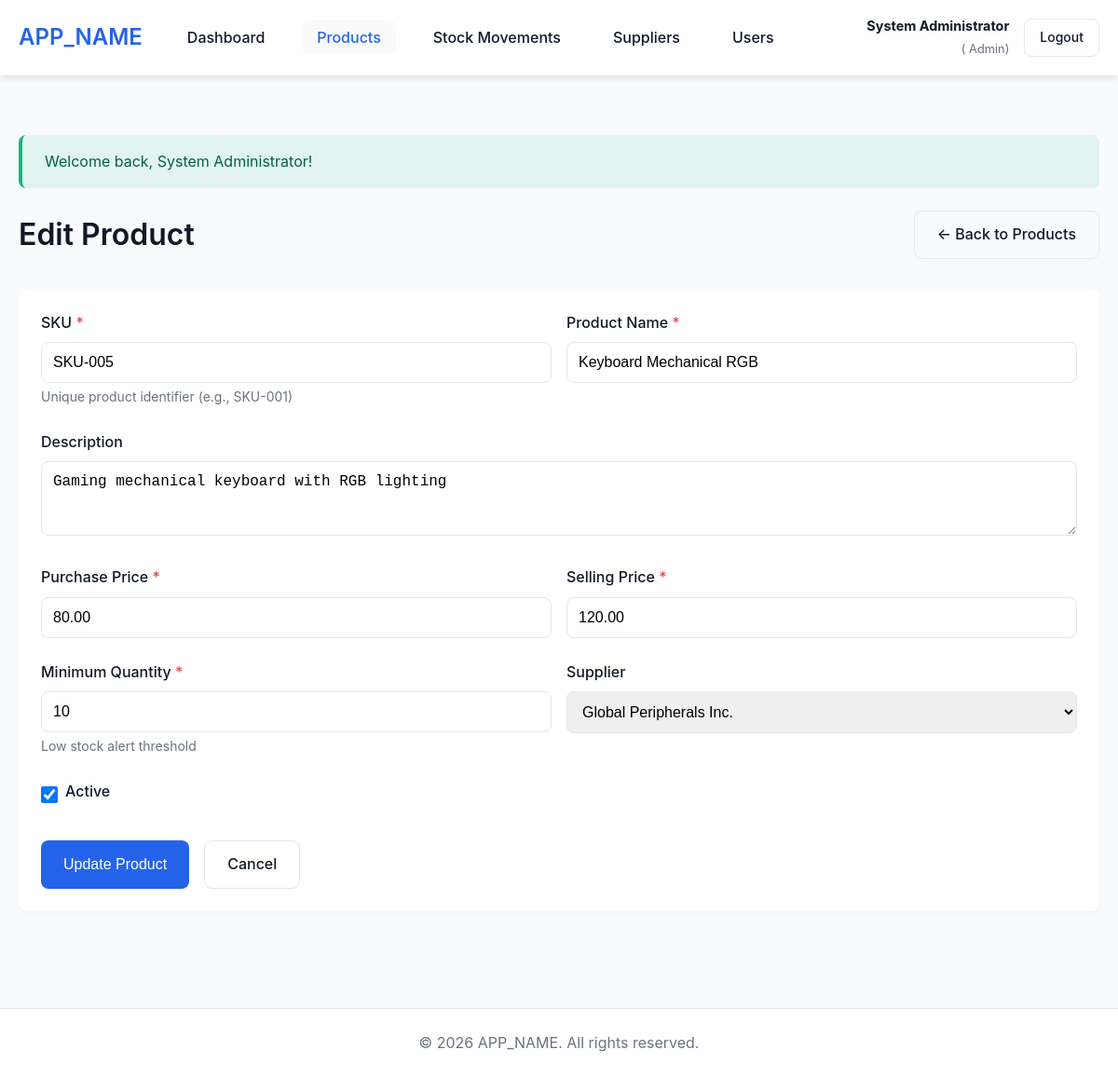
The page /index.php?page=products&action=edit&id=5 (signed in) on the database its author committed.
### tables this page shows
CREATE TABLE `products` (
  `id` int(10) UNSIGNED NOT NULL,
  `sku` varchar(50) NOT NULL,
  `name` varchar(200) NOT NULL,
  `description` text DEFAULT NULL,
  `purchase_price` decimal(10,2) NOT NULL DEFAULT 0.00,
  `selling_price` decimal(10,2) NOT NULL DEFAULT 0.00,
  `quantity` int(11) NOT NULL DEFAULT 0,
  `minimum_quantity` int(11) NOT NULL DEFAULT 10,
  `is_active` tinyint(1) NOT NULL DEFAULT 1,
  `supplier_id` int(10) UNSIGNED DEFAULT NULL,
  `created_by` int(10) UNSIGNED DEFAULT NULL,
  `created_at` timestamp NOT NULL DEFAULT current_timestamp(),
  `updated_at` timestamp NOT NULL DEFAULT current_timestamp() ON UPDATE current_timestamp()
);

CREATE TABLE `suppliers` (
  `id` int(10) UNSIGNED NOT NULL,
  `name` varchar(100) NOT NULL,
  `contact_name` varchar(100) DEFAULT NULL,
  `email` varchar(100) DEFAULT NULL,
  `phone` varchar(20) DEFAULT NULL,
  `address` text DEFAULT NULL,
  `is_active` tinyint(1) NOT NULL DEFAULT 1,
  `created_at` timestamp NOT NULL DEFAULT current_timestamp(),
  `updated_at` timestamp NOT NULL DEFAULT current_timestamp() ON UPDATE current_timestamp()
);

### controllers/ProductController.php (called while the page is built, shortened)
<?php
require_once __DIR__ . '/../models/Product.php';
require_once __DIR__ . '/../models/Supplier.php';
class ProductController
{
    private $productModel;
    private $supplierModel;
    public function __construct()
    {
        $this->productModel = new Product();
        $this->supplierModel = new Supplier();
    }
    public function edit()
    {
        $id = isset($_GET['id']) ? (int) $_GET['id'] : 0;
        $product = $this->productModel->getById($id);
        $suppliers = $this->supplierModel->getAllForDropdown();
        require_once __DIR__ . '/../views/products/form.php';
    }
}

### config/Database.php (called while the page is built, shortened)
<?php
class Database
{
    private static $instance = null;
    private $connection;
    private function __construct()
    {
        try {
            $dsn = "mysql:host=" . DB_HOST . ";dbname=" . DB_NAME . ";charset=" . DB_CHARSET;
            $options = [
                PDO::ATTR_ERRMODE => PDO::ERRMODE_EXCEPTION,
                PDO::ATTR_DEFAULT_FETCH_MODE => PDO::FETCH_ASSOC,
                PDO::ATTR_EMULATE_PREPARES => false,
                PDO::MYSQL_ATTR_INIT_COMMAND => "SET NAMES " . DB_CHARSET
            ];
            $this->connection = new PDO($dsn, DB_USER, DB_PASS, $options);
        } catch (PDOException $e) {
            error_log("Database Connection Error: " . $e->getMessage());
            die("Database connection failed. Please check your configuration.");
        }
    }
    public static function getInstance()
    {
        if (self::$instance === null) {
            self::$instance = new self();
        }
        return self::$instance;
    }
    public function getConnection()
    {
        return $this->connection;
    }
}

### models/Product.php (called while the page is built, shortened)
<?php
require_once __DIR__ . '/../config/Database.php';
class Product
{
    private $db;
    public function __construct()
    {
        $this->db = Database::getInstance()->getConnection();
    }
    public function getById($id)
    {
        $sql = "SELECT p.*, u.full_name as created_by_name, s.name as supplier_name
                FROM products p
                LEFT JOIN users u ON p.created_by = u.id
                LEFT JOIN suppliers s ON p.supplier_id = s.id
                WHERE p.id = :id";
        $stmt = $this->db->prepare($sql);
        $stmt->execute(['id' => $id]);
        return $stmt->fetch();
    }
}

### models/Supplier.php (called while the page is built, shortened)
<?php
require_once __DIR__ . '/../config/Database.php';
class Supplier
{
    private $db;
    public function __construct()
    {
        $this->db = Database::getInstance()->getConnection();
    }
    public function getAllForDropdown()
    {
        $sql = "SELECT id, name FROM suppliers WHERE is_active = 1 ORDER BY name ASC";
        $stmt = $this->db->query($sql);
        return $stmt->fetchAll();
    }
}

### views/products/form.php (the view, shortened to what this page needs)
<?php
$pageTitle = isset($product) && $product ? 'Edit Product' : 'Add Product';
require_once __DIR__ . '/../../includes/header.php';
?>
<div class="container">
    <div class="page-header">
        <h1>
            <?php echo $pageTitle; ?>
        </h1>
        <a href="index.php?page=products" class="btn btn-outline">← Back to Products</a>
    </div>
    <div class="card">
        <div class="card-body">
            <form
                action="<?php echo isset($product) && $product ? 'index.php?page=products&action=edit&id=' . $product['id'] : 'index.php?page=products&action=create'; ?>"
                method="POST" class="form">
                <div class="form-row">
                    <div class="form-group col-md-6">
                        <label for="sku">SKU <span class="text-danger">*</span></label>
                        <input type="text" id="sku" name="sku" class="form-control"
                            value="<?php echo isset($product) ? htmlspecialchars($product['sku']) : ''; ?>" required
                            pattern="[A-Z0-9\-]{3,50}" title="Alphanumeric with hyphens, 3-50 characters">
                        <small class="form-text">Unique product identifier (e.g., SKU-001)</small>
                    </div>
                    <div class="form-group col-md-6">
                        <label for="name">Product Name <span class="text-danger">*</span></label>
                        <input type="text" id="name" name="name" class="form-control"
                            value="<?php echo isset($product) ? htmlspecialchars($product['name']) : ''; ?>" required>
                    </div>
                </div>
                <div class="form-group">
                    <label for="description">Description</label>
                    <textarea id="description" name="description" class="form-control"
                        rows="3"><?php echo isset($product) ? htmlspecialchars($product['description']) : ''; ?></textarea>
                </div>
                <div class="form-row">
                    <div class="form-group col-md-6">
                        <label for="purchase_price">Purchase Price <span class="text-danger">*</span></label>
                        <input type="number" id="purchase_price" name="purchase_price" class="form-control" step="0.01"
                            min="0" value="<?php echo isset($product) ? $product['purchase_price'] : '0.00'; ?>"
                            required>
                    </div>
                    <div class="form-group col-md-6">
                        <label for="selling_price">Selling Price <span class="text-danger">*</span></label>
                        <input type="number" id="selling_price" name="selling_price" class="form-control" step="0.01"
                            min="0" value="<?php echo isset($product) ? $product['selling_price'] : '0.00'; ?>"
                            required>
                    </div>
                </div>
                <div class="form-row">
                    <div class="form-group col-md-<?php echo !isset($product) ? '4' : '6'; ?>">
                        <label for="minimum_quantity">Minimum Quantity <span class="text-danger">*</span></label>
                        <input type="number" id="minimum_quantity" name="minimum_quantity" class="form-control" min="0"
                            value="<?php echo isset($product) ? $product['minimum_quantity'] : '10'; ?>" required>
                        <small class="form-text">Low stock alert threshold</small>
                    </div>
                    <div class="form-group col-md-<?php echo !isset($product) ? '4' : '6'; ?>">
                        <label for="supplier_id">Supplier</label>
                        <select id="supplier_id" name="supplier_id" class="form-control">
                            <?php foreach ($suppliers as $s): ?>
                                <option value="<?php echo $s['id']; ?>" <?php echo (isset($product) && $product['supplier_id'] == $s['id']) ? 'selected' : ''; ?>>
                                    <?php echo htmlspecialchars($s['name']); ?>
                                </option>
                            <?php endforeach; ?>
                        </select>
                    </div>
                </div>
                <div class="form-group">
                    <div class="form-check">
                        <input type="checkbox" id="is_active" name="is_active" class="form-check-input" <?php echo (!isset($product) || $product['is_active']) ? 'checked' : ''; ?>>
                        <label for="is_active" class="form-check-label">Active</label>
                    </div>
                </div>
                <div class="form-actions">
                    <button type="submit" class="btn btn-primary">
                        <?php echo isset($product) && $product ? 'Update Product' : 'Create Product'; ?>
                    </button>
                    <a href="index.php?page=products" class="btn btn-outline">Cancel</a>
                </div>
            </form>
        </div>
    </div>
</div>
<?php require_once __DIR__ . '/../../includes/footer.php'; ?>

### assets/css/style.css (style rules this page uses)
:root { --primary-color: #2563eb; --primary-dark: #1e40af; --success-color: #10b981; --warning-color: #f59e0b; --danger-color: #ef4444; --info-color: #3b82f6; --secondary-color: #6b7280; --bg-color: #f9fafb; --card-bg: #ffffff; --text-color: #111827; --text-muted: #6b7280; --border-color: #e5e7eb; --shadow-sm: 0 1px 2px 0 rgba(0, 0, 0, 0.05); --shadow-md: 0 4px 6px -1px rgba(0, 0, 0, 0.1); --shadow-lg: 0 10px 15px -3px rgba(0, 0, 0, 0.1); --border-radius: 8px; --transition: all 0.3s ease; }
* { margin: 0; padding: 0; box-sizing: border-box; }
body { font-family: -apple-system, BlinkMacSystemFont, 'Segoe UI', Roboto, 'Helvetica Neue', Arial, sans-serif; font-size: 16px; line-height: 1.6; color: var(--text-color); background-color: var(--bg-color); }
h1, h2, h3, h4, h5, h6 { font-weight: 600; line-height: 1.2; margin-bottom: 1rem; }
h1 { font-size: 2rem; }
a { color: var(--primary-color); text-decoration: none; transition: var(--transition); }
.container { max-width: 1200px; margin: 0 auto; padding: 0 20px; }
.page-header { display: flex; justify-content: space-between; align-items: center; margin-bottom: 2rem; flex-wrap: wrap; gap: 1rem; }
.page-header h1 { margin: 0; }
.card { background-color: var(--card-bg); border-radius: var(--border-radius); box-shadow: var(--shadow-sm); margin-bottom: 1.5rem; overflow: hidden; }
.card-body { padding: 1.5rem; }
.form-group { margin-bottom: 1.5rem; }
.form-group label { display: block; margin-bottom: 0.5rem; font-weight: 500; color: var(--text-color); }
.form-control { width: 100%; padding: 0.75rem; border: 1px solid var(--border-color); border-radius: var(--border-radius); font-size: 1rem; transition: var(--transition); }
.form-text { display: block; margin-top: 0.25rem; font-size: 0.875rem; color: var(--text-muted); }
.form-row { display: grid; grid-template-columns: repeat(auto-fit, minmax(250px, 1fr)); gap: 1rem; }
.form-check { display: flex; align-items: center; gap: 0.5rem; }
.form-check-input { width: 18px; height: 18px; cursor: pointer; }
.form-check-label { cursor: pointer; margin: 0; }
.form-actions { display: flex; gap: 1rem; margin-top: 2rem; }
.btn { display: inline-block; padding: 0.75rem 1.5rem; border: none; border-radius: var(--border-radius); font-size: 1rem; font-weight: 500; text-align: center; cursor: pointer; transition: var(--transition); text-decoration: none; }
.btn-primary { background-color: var(--primary-color); color: white; }
.btn-outline { background-color: transparent; border: 1px solid var(--border-color); color: var(--text-color); }
.text-danger { color: var(--danger-color); }

### rows shown on the page
products: sku "SKU-005", name "Keyboard Mechanical RGB", description "Gaming mechanical keyboard with RGB lighting", purchase_price "80.00", selling_price "120.00", minimum_quantity "10", supplier_id "Global Peripherals Inc.", is_active "☑"

### other values the page prints
APP_NAME "APP_NAME"
$_SESSION['full_name'] "System Administrator"
$_SESSION['user_role'] "Admin"
$flashMessage['message'] "Welcome back, System Administrator!"
$pageTitle "Edit Product"
